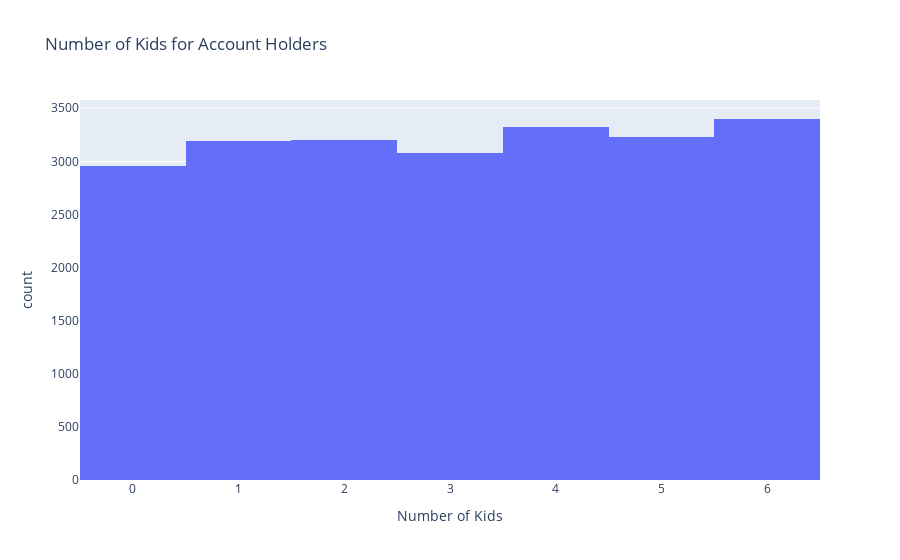

The cell this chart's notebook holds for it:
### Markdown cell above
### Task 9: Create a histogram showing the number of accounts with a specific number of kids

### Code cell
# Task 9 Create histogram of number of accounts with # of kids
fig_9 = px.histogram(acc_df, x='kids_count_mode', title='Number of Kids for Account Holders',
                  labels = {'kids_count_mode': 'Number of Kids'})

fig_9.show()
#py.iplot(fig_9, filename='fig-9-bar')

### Figure 1 — Plotly figure (JSON) as saved in the notebook; plotly's stock layout.template omitted (floating-point values rounded to 4 significant figures; data arrays with more than 128 entries replaced by an {"elided": "..."} marker saying what was removed)
{"data": [{"alignmentgroup": "True", "bingroup": "x", "hovertemplate": "Number of Kids=%{x}<br>count=%{y}<extra></extra>", "legendgroup": "", "marker": {"color": "#636efa"}, "name": "", "offsetgroup": "", "orientation": "v", "showlegend": false, "type": "histogram", "x": {"elided": "22383 int values"}, "xaxis": "x", "yaxis": "y"}], "layout": {"barmode": "relative", "legend": {"tracegroupgap": 0}, "title": {"text": "Number of Kids for Account Holders"}, "xaxis": {"anchor": "y", "domain": [0, 1], "title": {"text": "Number of Kids"}}, "yaxis": {"anchor": "x", "domain": [0, 1], "title": {"text": "count"}}}}
